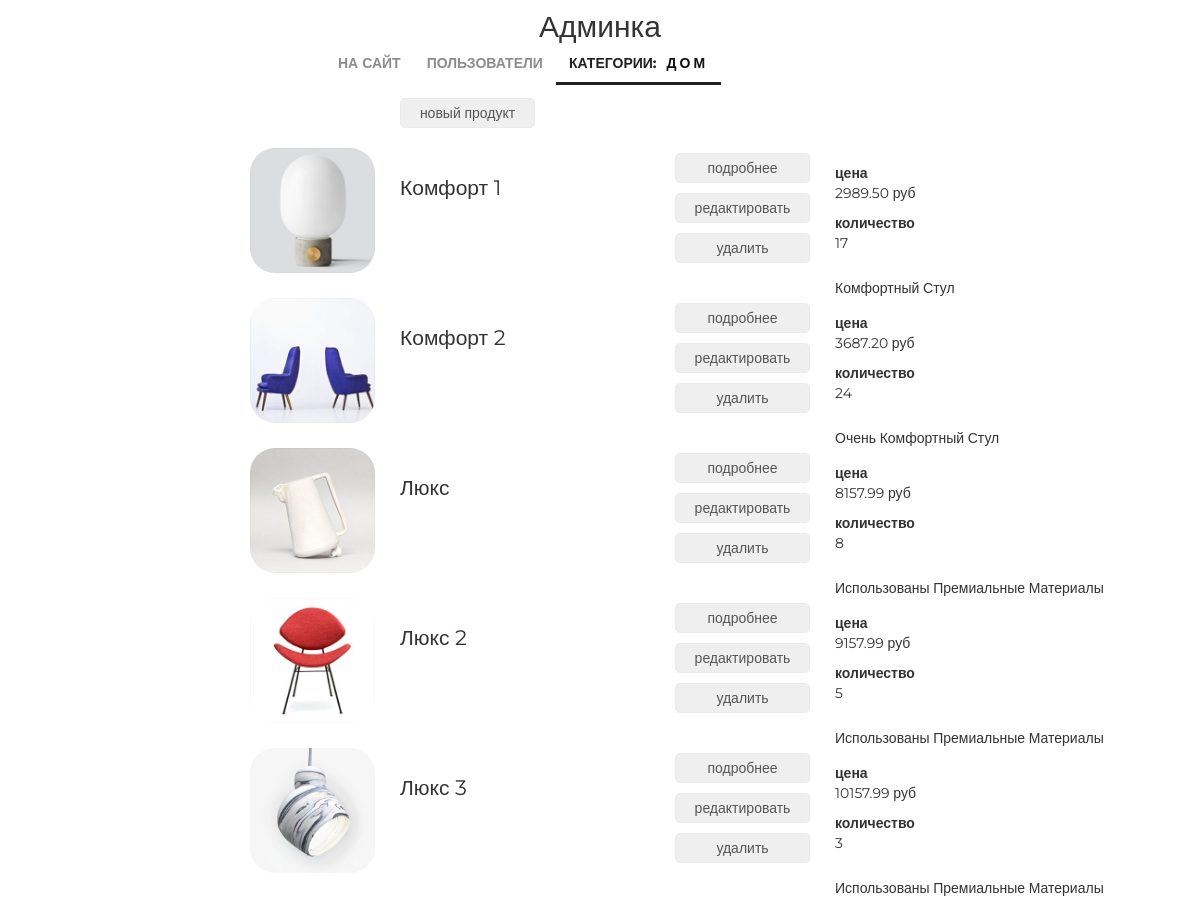
/admin/products/read/category/1/ (signed in), run on an earlier commit of the app's database.
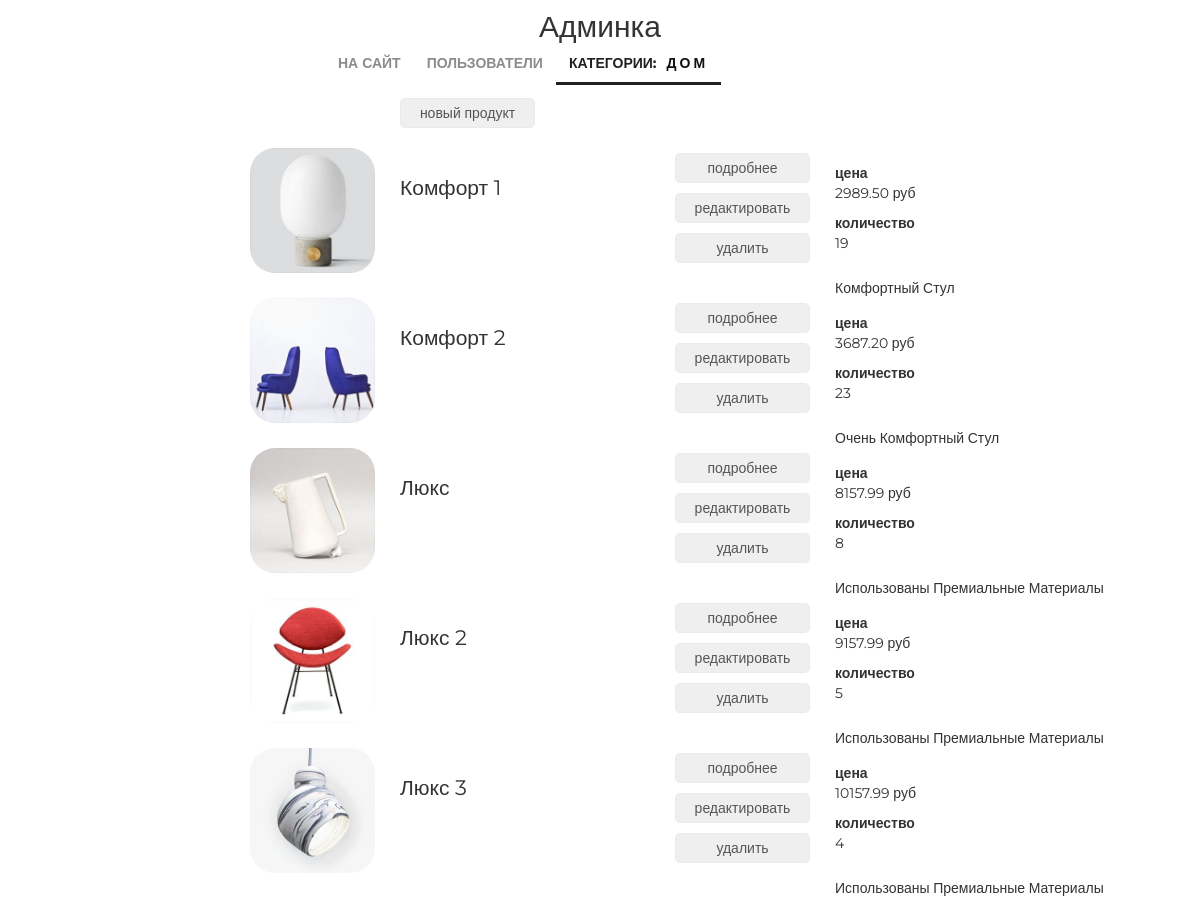
And on a later commit of the database.
### mainapp/models.py (models this page shows, shortened)
class Product(models.Model):
    category = models.ForeignKey(ProductCategory, on_delete=models.CASCADE)
    name = models.CharField(verbose_name='имя продукта', max_length=128)
    image = models.ImageField(upload_to='products_images', blank=True)
    short_desc = models.CharField(verbose_name='краткое описание продукта', max_length=60, blank=True)
    description = models.TextField(verbose_name='описание продукта', blank=True)
    price = models.DecimalField(verbose_name='цена продукта', max_digits=8, decimal_places=2, default=0)
    quantity = models.PositiveIntegerField(verbose_name='количество на складе', default=0)
    is_active = models.BooleanField(verbose_name='категория активна', default=True)

### adminapp/views.py (the view)
# urls.py: re_path(r'^products/create/category/(?P<pk>\d+)/$', adminapp.product_create, name='product_create'),
@user_passes_test(lambda u: u.is_superuser)
def products(request, pk):
    title = 'админка/продукт'
    category = get_object_or_404(ProductCategory, pk=pk)
    products_list = Product.objects.filter(category__pk=pk).order_by('name')
    content = {
        'title': title,
        'category': category,
        'objects': products_list,
    }
    return render(request, 'adminapp/products.html', content)

### adminapp/templatetags/my_tags.py (called while the page is built)
def media_folder_products(string):
    if not string:
        string = 'products_images/default.jpg'
    new_string = "{}{}".format(URL_PREFIX, string)
    return new_string

### mainapp/context_processors.py (called while the page is built)
def basket(request):
    basket_list = []
    if request.user.is_authenticated:
        basket_list = Basket.objects.filter(user=request.user)
    return {
        'basket': basket_list
    }

### adminapp/templates/adminapp/products.html
{% extends 'adminapp/base.html' %}
{% load static %}
{% load my_tags %}
{% block content %}
    <div class="products_list">
		<button class="new_product">
			<a href={% url 'admin:product_create' category.pk %}>новый продукт</a>
		</button>
		{% for object in objects %}
			<div class="product_record {% if not object.is_active %}not_active{% endif %}">
				<img src="{{ object.image|media_folder_products }}" alt="{{ object.name }}">
				<div class="product_name">
					{{ object.name|title }}
				</div>
				<div class="product_actions">
					<button>
						<a href={% url 'admin:product_read' object.pk %}>подробнее</a>
					</button>
					<button>
						<a href={% url 'admin:product_update' object.pk %}>редактировать</a>
					</button>
					<button>
						<a href={% url 'admin:product_delete' object.pk %}>удалить</a>
					</button>
				</div>
				<div class="summary">
					<b>цена</b>
					<p>{{ object.price }} руб</p>
					<b>количество</b>
					<p>{{ object.quantity }}</p>
				</div>
				<div class="product_desc">
					{{ object.short_desc|title }}
				</div>
			</div>
		{% endfor%}
	</div>
{% endblock %}

What changed in the data, as far as the page shows it:
changed Product "Комфорт 1": quantity "17" → "19"
changed Product "Комфорт 2": quantity "24" → "23"
changed Product "Люкс 3": quantity "3" → "4"
